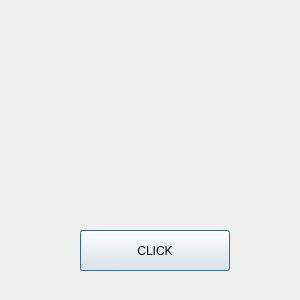
<?xml version="1.0" encoding="UTF-8"?>
<ui version="4.0">
 <class>Dialog</class>
 <widget class="QDialog" name="Dialog">
  <property name="geometry">
   <rect>
    <x>0</x>
    <y>0</y>
    <width>300</width>
    <height>300</height>
   </rect>
  </property>
  <property name="windowTitle">
   <string>Dialog</string>
  </property>
  <widget class="QPushButton" name="btn">
   <property name="geometry">
    <rect>
     <x>80</x>
     <y>230</y>
     <width>150</width>
     <height>41</height>
    </rect>
   </property>
   <property name="text">
    <string>CLICK</string>
   </property>
  </widget>
 </widget>
 <resources/>
 <connections/>
</ui>
